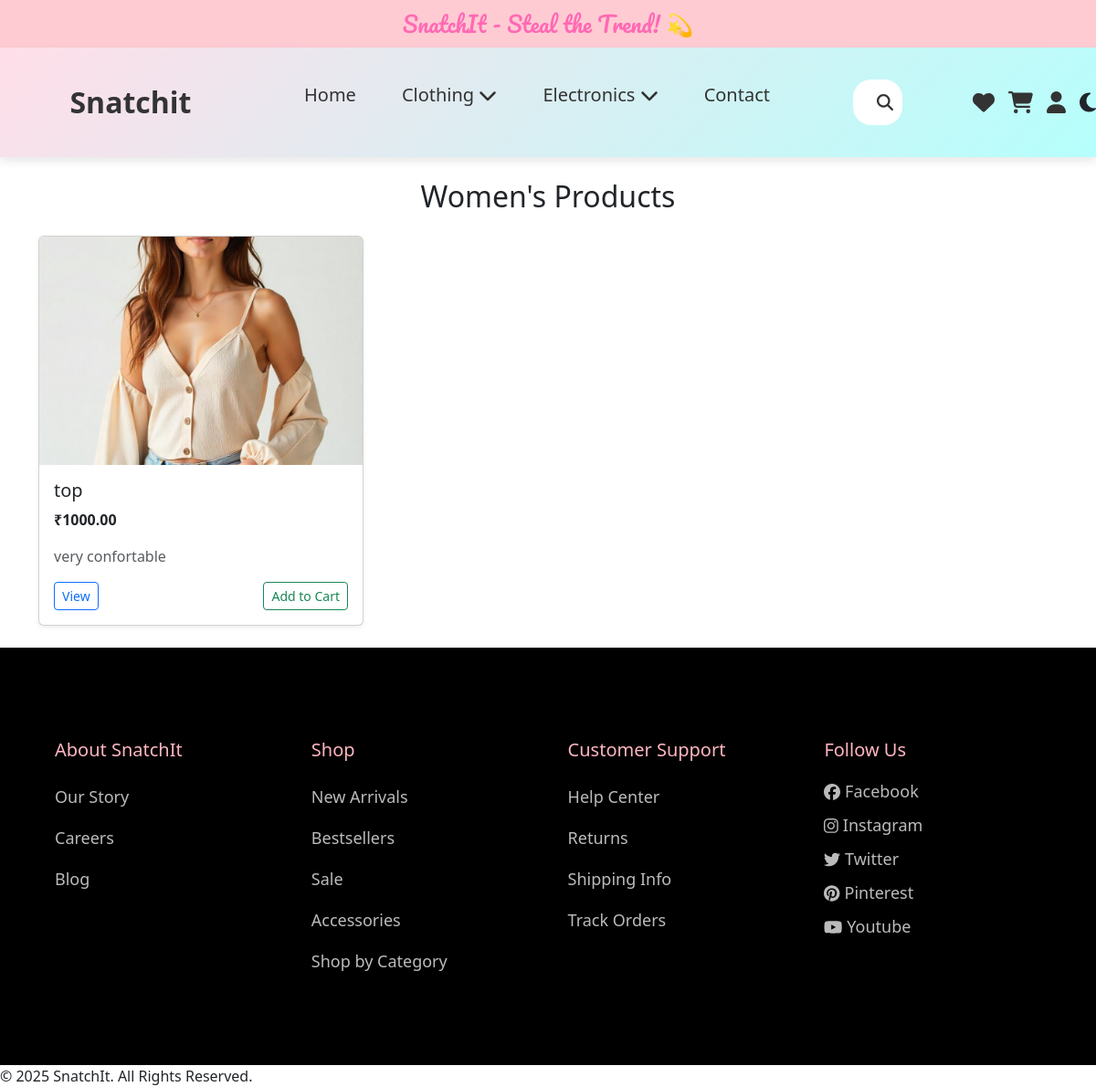
The app's page /products/category/women/ with its own data.
### products/models.py (models this page shows, shortened)
class Product(models.Model):
    title = models.CharField(max_length=255)
    description = models.TextField()
    price = models.DecimalField(max_digits=10, decimal_places=2)
    category = models.CharField(choices=CATEGORY_CHOICES, max_length=20)
    image = models.ImageField(upload_to='products/', default='path/to/default_image.jpg')
    stock = models.PositiveIntegerField(default=0)
    created_by = models.ForeignKey(User, on_delete=models.CASCADE)
    created_at = models.DateTimeField(auto_now_add=True)

### products/views.py (the view)
# urls.py: path('category/<str:category>/', views.category_view, name='category_view'),
def category_view(request, category):
    products = Product.objects.filter(category=category)
    return render(request, f'products/{category}.html', {'products': products})

### products/templatetags/group_filters.py (called while the page is built)
@register.filter(name='has_group')
def has_group(user, group_name):
    return user.groups.filter(name=group_name).exists()

### products/templates/products/women.html (shortened to what this page needs)
{% extends 'base.html' %}
{% load static %}
{% load group_filters %}
{% block content %}
<h2 class="text-center my-4">Women's Products</h2>
<div class="container">
  <div class="row">
    {% for product in products %}
      <div class="col-md-4 mb-4">
        <div class="card shadow-sm h-100">
          <img src="{{ product.image.url }}" class="card-img-top" alt="{{ product.title }}" style="height: 250px; object-fit: cover;">
          <div class="card-body d-flex flex-column">
            <h5 class="card-title">{{ product.title }}</h5>
            <p class="card-text"><strong>₹{{ product.price }}</strong></p>
            <p class="card-text text-muted">{{ product.description|truncatewords:15 }}</p>
            <div class="mt-auto d-flex justify-content-between">
              <a href="{% url 'products:product_detail' product.pk %}" class="btn btn-sm btn-outline-primary">View</a>
              {% if user.is_authenticated and user|has_group:"Admin" or user|has_group:"Approved Brand" %}
                <div class="btn-group">
                  <a href="{% url 'products:edit_product' product.pk %}" class="btn btn-sm btn-outline-warning">Edit</a>
                  <a href="{% url 'products:delete_product' product.pk %}" class="btn btn-sm btn-outline-danger">Delete</a>
                </div>
              {% else %}
                <a href="{% url 'cart:add_to_cart' product.pk %}" class="btn btn-sm btn-outline-success">Add to Cart</a>
              {% endif %}
            </div>
          </div>
        </div>
      </div>
    {% empty %}
      <div class="col-12 text-center">
        <p>No products available in this category.</p>
      </div>
    {% endfor %}
  </div>
</div>
{% endblock %}

### static/css/style.css (style rules this page uses)
body { margin: 0; padding: 0; font-family: 'Poppins', sans-serif; background-color: #F8F9FA; transition: background 0.3s ease-in-out; }

### records on screen
Product: image (picture), title "top", price "1000.00", description "very confortable"
